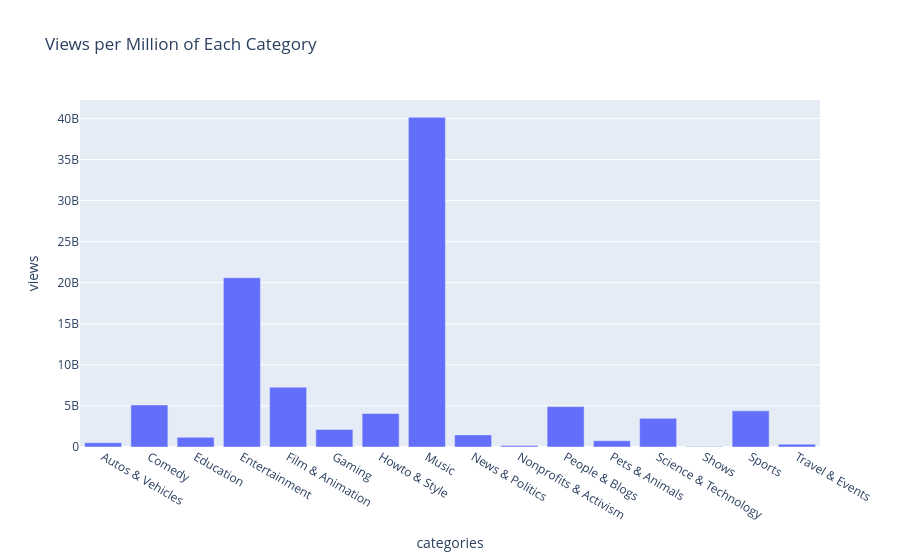

The code cell stored with this chart in its notebook:
### Code cell
# plt.figure(figsize=(20,12))
fig = px.bar(Views_in_millions_of_the_cats, x='categories', y='views', title='Views per Million of Each Category')
fig.show()
# plt.title('Views Per Category on Youtube')
# plt.xlabel('Categories')
# plt.ylabel('Views in Millions')
# plt.tight_layout()
# plt.xticks(rotation=45)
# plt.show()

### Figure 1 — Plotly figure (JSON) as saved in the notebook; plotly's stock layout.template omitted (floating-point values rounded to 4 significant figures)
{"data": [{"hovertemplate": "categories=%{x}<br>views=%{y}<extra></extra>", "legendgroup": "", "marker": {"color": "#636efa", "pattern": {"shape": ""}}, "name": "", "orientation": "v", "showlegend": false, "textposition": "auto", "type": "bar", "x": ["Autos & Vehicles", "Comedy", "Education", "Entertainment", "Film & Animation", "Gaming", "Howto & Style", "Music", "News & Politics", "Nonprofits & Activism", "People & Blogs", "Pets & Animals", "Science & Technology", "Shows", "Sports", "Travel & Events"], "xaxis": "x", "y": [520690717, 5117426208, 1180629990, 20604388195, 7284156721, 2141218625, 4078545064, 40132892190, 1473765704, 168941392, 4917191726, 764651989, 3487756816, 51501058, 4404456673, 343557084], "yaxis": "y"}], "layout": {"barmode": "relative", "legend": {"tracegroupgap": 0}, "title": {"text": "Views per Million of Each Category"}, "xaxis": {"anchor": "y", "domain": [0, 1], "title": {"text": "categories"}}, "yaxis": {"anchor": "x", "domain": [0, 1], "title": {"text": "views"}}}}
